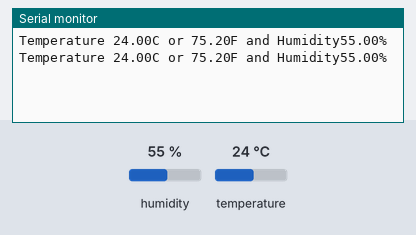
A sketch run on a simulated Arduino Uno, built with avr-gcc and run on an emulated ATmega328P. On the bench: the last lines printed to the serial monitor. The test bench sets the inputs (shaded band); at power-on: humidity 55 %, temperature 24 °C.

Above: at 2.8 s.
2.9 s: humidity set to 22 %
At 5.1 s:
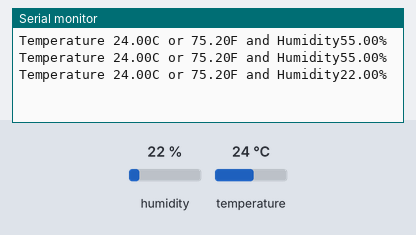
5.6 s: temperature set to 12 °C
At 7.6 s:
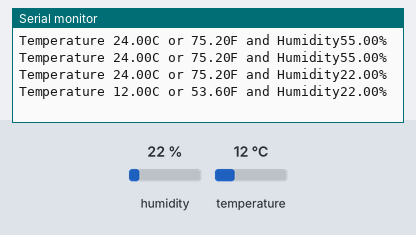
8.3 s: humidity set to 40 %
At 11.2 s:
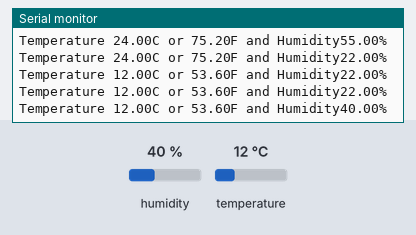
Timing chart, 0 to 12.7 s (numbered marks = the images above; inputs shaded):
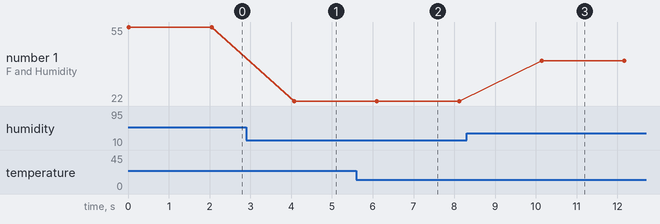

The sketch:

dht11_sensor_arduino.ino
```cpp
#include "DHT.h"
DHT dht(3,DHT11);
void setup() {
Serial.begin(9600);
dht.begin();
}

void loop() {
  float h=dht.readHumidity();
  float t=dht.readTemperature();
  float f=dht.readTemperature(true);
  String output="Temperature "+String(t) +"C or "+String(f)+"F and Humidity"+String(h)+"%";
Serial.println(output);
delay(2000);
}
```

Measured:
- after the input at 2.9 s, the serial monitor: prints a new line after 1.2 s (image 1)
- after the input at 5.6 s, the serial monitor: prints a new line after 0.50 s (image 2)
- after the input at 8.3 s, the serial monitor: prints a new line after 1.8 s (image 3)
- plotted number 1: 55 → 22 after the input at 2.9 s, 22 → 40 after the input at 8.3 s
